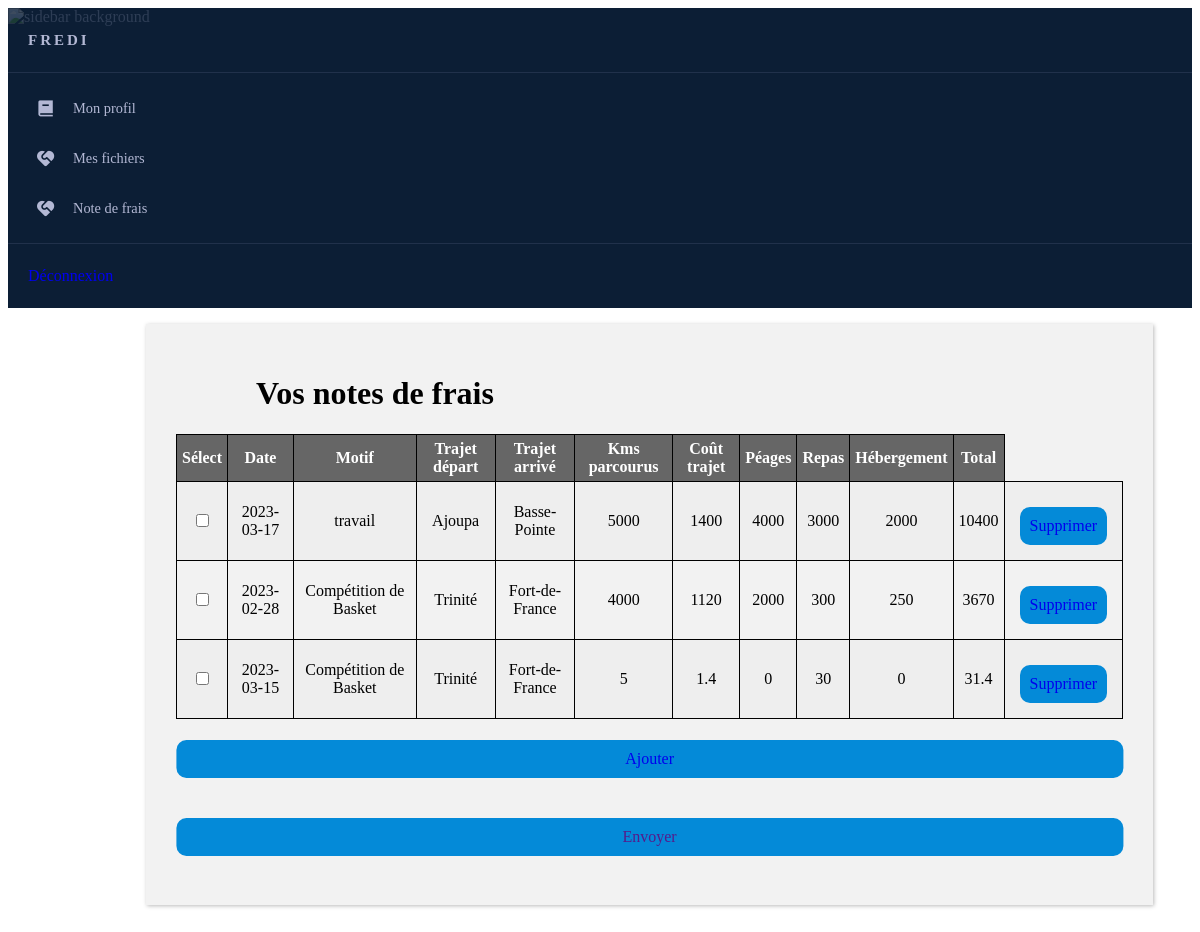
/Controleur/Notedefrais.php (signed in), run on the app's committed database.
### tables this page shows
CREATE TABLE IF NOT EXISTS `note_de_frais` (
  `id` int(255) NOT NULL AUTO_INCREMENT,
  `dates` date NOT NULL,
  `motif` varchar(255) NOT NULL,
  `trajet_départ` varchar(2000) NOT NULL,
  `trajet_arrivé` varchar(200) NOT NULL,
  `km_parcourus` int(50) NOT NULL,
  `cout_peage` double NOT NULL,
  `cout_repas` double NOT NULL,
  `cout_hebergement` double NOT NULL,
  PRIMARY KEY (`id`)
);

### Controleur/Notedefrais.php (called while the page is built, shortened)
<?php
include 'fonction/fonction.php';
$notedefrais=affichenotedefrais();
	include 'Vue/vueNotedefrais.php';
?>

### fonction/fonction.php (called while the page is built, shortened)
<?php
function affichenotedefrais(){
    $resultat = array();
    try {
        $cnx = connexionPDO();
        $req = $cnx->prepare("SELECT n.*
            FROM note_de_frais n
            JOIN lien l ON l.id_note = n.id
            WHERE l.id_demandeurs = ?");
     $req->execute([$_SESSION['numerodem']]);
        $resultat = $req->fetchall(PDO::FETCH_ASSOC);
    } catch (PDOException $e) {
        print "Erreur !: " . $e->getMessage();
        die();
    }
    return $resultat;
}
?>

### Vue/vueNotedefrais.php (the view, shortened to what this page needs)
<link rel="stylesheet" href="http://localhost/fredi/CSS/note.css"/>
<div class="cadreNote">
  <h1> Vos notes de frais </h1>
  <?php
  if (empty($notedefrais)){?>
    <div class="response">
    <p>Vous n'avez aucune Note de frais. </p>
    </div>
 <?php }else{ ?>
<table class="table-responsive">
  <thead>
    <tr>
      <th>Sélect </th>
      <th>Date</th>
      <th>Motif</th>
      <th>Trajet départ</th>
      <th>Trajet arrivé</th>
      <th>Kms parcourus</th>
      <th>Coût trajet </th>
      <th>Péages</th>
      <th>Repas</th>
      <th>Hébergement</th>
      <th>Total</th>
    </tr>
  </thead>
  <tbody>
    <?php
    foreach ($notedefrais as $index =>$row):
    ?>
    <tr>
      <td>
        <form action="select.php" method="post">
          <input type="checkbox" name="selected[]" value="<?php echo $row['id']; ?>">
        </form>
      </td>
      <td><?php echo $row['dates']; ?></td>
      <td><?php echo $row['motif']; ?></td>
      <td><?php echo $row['trajet_départ']; ?></td>
      <td><?php echo $row['trajet_arrivé']; ?></td>
      <td><?php echo $row['km_parcourus']; ?></td>
      <td><?php  $coutrajet=$row['km_parcourus']*0.28;
      echo $coutrajet; ?></td>
      <td><?php echo $row['cout_peage']; ?></td>
      <td><?php echo $row['cout_repas']; ?></td>
      <td><?php echo $row['cout_hebergement']; ?></td>
      <td><?php  $total=$coutrajet+$row['cout_peage']+$row['cout_repas']+$row['cout_hebergement'];
      echo $total ?></td>
      <td>
        <div class="boutonnote">
          <a href="./?action=notedefrais&id=<?=$row['id']?>">Supprimer</a>
        </div>
      </td>
    </tr>
    <?php endforeach ?>
      </tbody>
    <?php }?>
</table>
<div class="box">
  <a href="./?action=add" class="btn btn-primary">Ajouter </a>
</div>
<div class="box">
  <a href="" class="btn btn-primary">Envoyer </a>
</div>
</div>

### CSS/menuhome.css (style rules this page uses)
.layout { z-index: 1; }
.sidebar { color: #b3b8d4; overflow-x: hidden !important; position: relative; background-color: #0c1e35; }
.sidebar .image-wrapper { overflow: hidden; position: absolute; top: 0; right: 0; bottom: 0; left: 0; opacity: 0.2; z-index: 1; display: none; }
.sidebar .image-wrapper > img { width: 100%; height: 100%; object-fit: cover; object-position: center; }
.sidebar.has-bg-image .image-wrapper { display: block; }
.sidebar .sidebar-layout { height: 100%; display: flex; flex-direction: column; position: relative; z-index: 2; }
.sidebar .sidebar-layout .sidebar-header { height: 64px; min-height: 64px; display: flex; align-items: center; padding: 0 20px; border-bottom: 1px solid rgba(83, 93, 125, 0.3); }
.sidebar .sidebar-layout .sidebar-header > span { overflow: hidden; white-space: nowrap; text-overflow: ellipsis; }
.sidebar .sidebar-layout .sidebar-content { flex-grow: 1; padding: 10px 0; }
.sidebar .sidebar-layout .sidebar-footer { height: 64px; min-height: 64px; display: flex; align-items: center; border-top: 1px solid rgba(83, 93, 125, 0.3); padding: 0 20px; }
.layout .sidebar .menu ul { list-style-type: none; padding: 0; margin: 0; }
.layout .sidebar .menu .menu-item a { display: flex; align-items: center; height: 50px; padding: 0 20px; color: #b3b8d4; }
.layout .sidebar .menu .menu-item a .menu-icon { font-size: 1.2rem; width: 35px; min-width: 35px; height: 35px; line-height: 35px; text-align: center; display: inline-block; margin-right: 10px; border-radius: 2px; transition: color 0.3s; }
.layout .sidebar .menu .menu-item a .menu-icon i { display: inline-block; }
.layout .sidebar .menu .menu-item a .menu-title { font-size: 0.9rem; overflow: hidden; text-overflow: ellipsis; white-space: nowrap; flex-grow: 1; transition: color 0.3s; }
a { text-decoration: none; }

### CSS/note.css (style rules this page uses)
table.table-responsive { margin:0 auto; border-collapse: collapse; }
table.table-responsive td, table.table-responsive th { border: 1px solid black; text-align: center; padding:5px; }
table.table-responsive th { background-color: #666; color:#fff; }
table.table-responsive tr:nth-child(odd) { background-color: #eee; }
.box { text-decoration: none; border-radius: 10px; color: #fff; position: relative; background-color: rgb(4, 138, 216); top: auto; left: 50%; bottom: auto; -ms-transform: translate(-50%, -50%); transform: translate(-50%, -50%); padding: 10px; margin-top: 40px; text-align: center; }
h1 { margin-left: 80px; font-family: Cambria, Cochin, Georgia, Times, 'Times New Roman', serif; }
.cadreNote { position: relative; border-color: #bbb; width: 80%; height : auto; padding:30px; bottom: 2em; margin : 8em; margin-top: 3em; left: 10px; background-color : rgba(207, 207, 207, 0.279); box-shadow: 1px 1px 4px #bbb; }
.boutonnote { text-decoration: none; display: block; margin: 10px; margin-top: 20px; text-align: center; padding: 10px; background-color: rgb(4, 138, 216); color: #fff; border-radius: 10px; }

### data on the page
note_de_frais: dates "2023-03-17", motif "travail", trajet_départ "Ajoupa", trajet_arrivé "Basse-Pointe", km_parcourus "5000", km_parcourus "1400", cout_peage "4000", cout_repas "3000", cout_hebergement "2000", total "10400"
note_de_frais: dates "2023-02-28", motif "Compétition de Basket", trajet_départ "Trinité", trajet_arrivé "Fort-de-France", km_parcourus "4000", km_parcourus "1120", cout_peage "2000", cout_repas "300", cout_hebergement "250", total "3670"
note_de_frais: dates "2023-03-15", motif "Compétition de Basket", trajet_départ "Trinité", trajet_arrivé "Fort-de-France", km_parcourus "5", km_parcourus "1.4", cout_peage "0", cout_repas "30", cout_hebergement "0", total "31.4"
